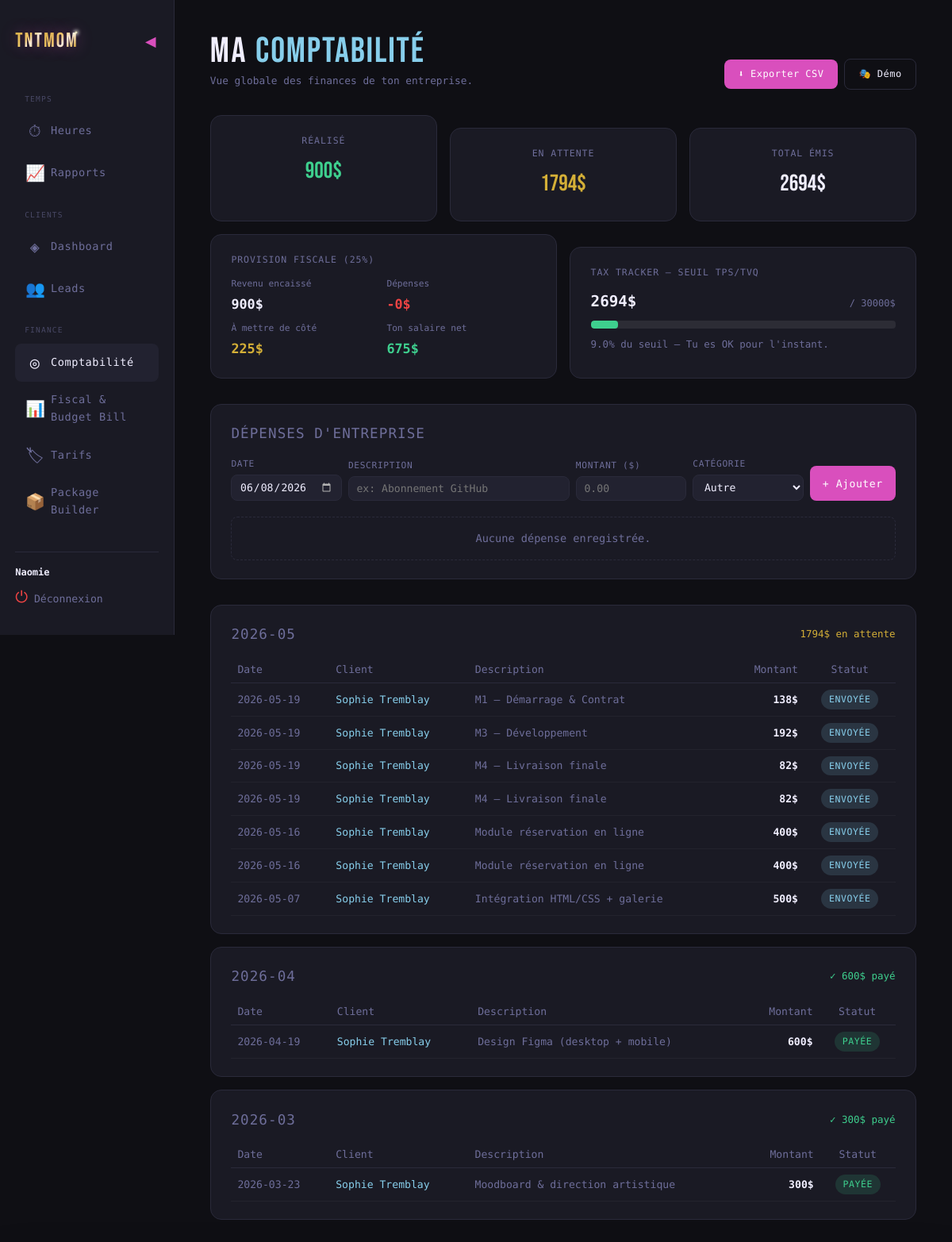
The page /comptabilite (signed in) on the database its author committed.
### tables this page shows
CREATE TABLE factures (
            id              INTEGER PRIMARY KEY AUTOINCREMENT,
            client_id       INTEGER NOT NULL,
            contrat_id      INTEGER,
            numero          TEXT,
            milestone_titre TEXT,
            description     TEXT,
            montant         REAL NOT NULL DEFAULT 0,
            statut          TEXT DEFAULT 'envoyée',
            date_emission   TEXT NOT NULL,
            date_paiement   TEXT, date_echeance TEXT, deleted INTEGER DEFAULT 0,
            FOREIGN KEY(client_id) REFERENCES clients(id) ON DELETE CASCADE
        );

CREATE TABLE clients (
            id         INTEGER PRIMARY KEY AUTOINCREMENT,
            nom        TEXT NOT NULL,
            email      TEXT,
            entreprise TEXT,
            secteur    TEXT,
            notes      TEXT,
            statut     TEXT DEFAULT 'prospect',
            -- statuts possibles : prospect / actif / complété / archivé
            created_at TIMESTAMP DEFAULT CURRENT_TIMESTAMP
        , token TEXT, password TEXT, demo INTEGER DEFAULT 0, rnd INTEGER NOT NULL DEFAULT 0, deleted INTEGER DEFAULT 0);

### routes_admin_compta.py (the view)
@admin_compta_bp.route('/comptabilite')
@login_required
def comptabilite():
    inclure_demo = request.args.get('demo', '0') == '1'
    alertes_retard = verifier_et_mettre_retards(inclure_demo=inclure_demo)
    conn = get_db()
    filtre_demo_sql = '' if inclure_demo else 'AND c.demo = 0'
    factures = conn.execute(f'''
        SELECT f.*, c.nom as client_nom
        FROM factures f
        JOIN clients c ON c.id = f.client_id
        WHERE 1=1 {filtre_demo_sql}
        ORDER BY f.date_emission DESC
    ''').fetchall()
    conn.close()
    mois = OrderedDict()
    total_realise = 0
    total_attente = 0
    for f in factures:
        key = (f['date_emission'] or '')[:7] or 'Sans date'
        if key not in mois:
            mois[key] = {'factures': [], 'total_payee': 0, 'total_attente': 0}
        mois[key]['factures'].append(dict(f))
        montant = float(f['montant'] or 0)
        if f['statut'] == 'payée':
            mois[key]['total_payee'] += montant
            total_realise += montant
        else:
            mois[key]['total_attente'] += montant
            total_attente += montant
    tracker  = calculer_tax_tracker(inclure_demo=inclure_demo)
    provision = calculer_provision_fiscale(inclure_demo=inclure_demo)
    conn = get_db()
    depenses = conn.execute('SELECT * FROM depenses ORDER BY date DESC').fetchall()
    conn.close()
    return render_template('comptabilite.html',
                           mois=mois, total_realise=total_realise, total_attente=total_attente,
                           alertes_retard=alertes_retard, tracker=tracker, provision=provision,
                           depenses=depenses, today=datetime.date.today().isoformat(),
                           inclure_demo=inclure_demo)

### templates/comptabilite.html (shortened to what this page needs)
{% extends "base.html" %}
{% block content %}
<div class="page-header">
    <div>
        <h1 class="page-title">Ma <span class="client-nom" style="font-size:inherit; display:inline-block;">comptabilité</span></h1>
        <div class="page-sub">Vue globale des finances de ton entreprise.</div>
    </div>
    <div style="display: flex; gap: 0.5rem; align-items: center;">
        <a href="/admin/export/csv" class="btn btn-primary" style="font-size: 0.75rem;">⬇ Exporter CSV</a>
        <a href="?demo={{ '0' if inclure_demo else '1' }}"
           class="btn {{ 'btn-danger' if inclure_demo else 'btn-secondary' }}"
           style="font-size: 0.75rem; white-space: nowrap;"
           title="{{ 'Retour aux vrais chiffres' if inclure_demo else 'Afficher avec le client démo' }}">
            {% if inclure_demo %}🎭 Démo ON{% else %}🎭 Démo{% endif %}
        </a>
    </div>
</div>
<div class="compta-stats-3">
    <div class="card" style="text-align: center;">
        <div style="font-size: 0.72rem; color: var(--muted); letter-spacing: 0.08em; margin-bottom: 0.4rem;">RÉALISÉ</div>
        <div style="font-size: 1.8rem; font-family: 'Bebas Neue', sans-serif; color: var(--green);">{{ total_realise | int }}$</div>
    </div>
    <div class="card" style="text-align: center;">
        <div style="font-size: 0.72rem; color: var(--muted); letter-spacing: 0.08em; margin-bottom: 0.4rem;">EN ATTENTE</div>
        <div style="font-size: 1.8rem; font-family: 'Bebas Neue', sans-serif; color: var(--gold);">{{ total_attente | int }}$</div>
    </div>
    <div class="card" style="text-align: center;">
        <div style="font-size: 0.72rem; color: var(--muted); letter-spacing: 0.08em; margin-bottom: 0.4rem;">TOTAL ÉMIS</div>
        <div style="font-size: 1.8rem; font-family: 'Bebas Neue', sans-serif; color: var(--text);">{{ (total_realise + total_attente) | int }}$</div>
    </div>
</div>
<div class="compta-panels-2">
    <div class="card">
        <div style="font-size: 0.72rem; color: var(--muted); letter-spacing: 0.08em; margin-bottom: 0.8rem;">
            PROVISION FISCALE ({{ provision.taux_provision_pct }}%)
        </div>
        <div class="compta-prov-inner">
            <div>
                <div style="font-size: 0.7rem; color: var(--muted); margin-bottom: 0.2rem;">Revenu encaissé</div>
                <div style="font-size: 1.05rem; font-weight: 600;">{{ provision.revenu_brut | int }}$</div>
            </div>
            <div>
                <div style="font-size: 0.7rem; color: var(--muted); margin-bottom: 0.2rem;">Dépenses</div>
                <div style="font-size: 1.05rem; font-weight: 600; color: var(--red, #e05252);">-{{ provision.total_depenses | int }}$</div>
            </div>
            <div>
                <div style="font-size: 0.7rem; color: var(--muted); margin-bottom: 0.2rem;">À mettre de côté</div>
                <div style="font-size: 1.05rem; font-weight: 600; color: var(--gold);">{{ provision.montant_provision | int }}$</div>
            </div>
            <div>
                <div style="font-size: 0.7rem; color: var(--muted); margin-bottom: 0.2rem;">Ton salaire net</div>
                <div style="font-size: 1.05rem; font-weight: 600; color: var(--green);">{{ provision.montant_disponible | int }}$</div>
            </div>
        </div>
    </div>
    <div class="card">
        <div style="font-size: 0.72rem; color: var(--muted); letter-spacing: 0.08em; margin-bottom: 0.8rem;">
            TAX TRACKER — SEUIL TPS/TVQ
        </div>
        <div style="display: flex; justify-content: space-between; align-items: baseline; margin-bottom: 0.5rem; flex-wrap: wrap; gap: 0.3rem;">
            <span style="font-size: 1.2rem; font-weight: 600;">{{ tracker.total_facture | int }}$</span>
            <span style="font-size: 0.75rem; color: var(--muted);">/ {{ tracker.seuil | int }}$</span>
        </div>
        <div role="progressbar"
             aria-valuenow="{{ tracker.pourcentage_vers_seuil }}"
             aria-valuemin="0" aria-valuemax="100"
             aria-label="Progression vers le seuil TPS/TVQ"
             style="background: rgba(255,255,255,0.08); border-radius: 4px; height: 10px; margin-bottom: 0.6rem; overflow: hidden;">
            <div style="height: 100%; border-radius: 4px; width: {{ tracker.pourcentage_vers_seuil }}%;
                        background: {% if tracker.seuil_depasse %}var(--red, #e05252){% elif tracker.alerte_taxes %}var(--gold){% else %}var(--green){% endif %};
                        transition: width 0.4s ease;">
            </div>
        </div>
        <div style="font-size: 0.78rem;">
            {% if tracker.seuil_depasse %}
                <span style="color: var(--red, #e05252); font-weight: 600;">Seuil dépassé — Inscription TPS/TVQ obligatoire!</span>
            {% elif tracker.alerte_taxes %}
                <span style="color: var(--gold);">{{ tracker.pourcentage_vers_seuil }}% — Prépare ton inscription TPS/TVQ</span>
            {% else %}
                <span style="color: var(--muted);">{{ tracker.pourcentage_vers_seuil }}% du seuil — Tu es OK pour l'instant.</span>
            {% endif %}
        </div>
    </div>
</div>
<div class="card" style="margin-bottom: 2rem;">
    <div class="section-title" style="margin-bottom: 1rem;">Dépenses d'entreprise</div>
    <form id="formAjoutDepense" method="POST" action="/depenses/new" class="compta-dep-form">
        <div>
            <label style="font-size: 0.7rem; color: var(--muted); display: block; margin-bottom: 0.25rem;">Date</label>
            <input type="date" name="date" required class="form-control"
                   value="{{ today }}"
                   style="width: 100%; padding: 0.45rem 0.6rem; font-size: 0.82rem;">
        </div>
        <div class="dep-form-desc">
            <label style="font-size: 0.7rem; color: var(--muted); display: block; margin-bottom: 0.25rem;">Description</label>
            <input type="text" name="description" required class="form-control"
                   placeholder="ex: Abonnement GitHub"
                   style="width: 100%; padding: 0.45rem 0.6rem; font-size: 0.82rem;">
        </div>
        <div>
            <label style="font-size: 0.7rem; color: var(--muted); display: block; margin-bottom: 0.25rem;">Montant ($)</label>
            <input type="number" name="montant" required class="form-control"
                   placeholder="0.00" step="0.01" min="0"
                   style="width: 100%; padding: 0.45rem 0.6rem; font-size: 0.82rem;">
        </div>
        <div>
            <label style="font-size: 0.7rem; color: var(--muted); display: block; margin-bottom: 0.25rem;">Catégorie</label>
            <select name="categorie" class="form-control"
                    style="width: 100%; padding: 0.45rem 0.6rem; font-size: 0.82rem;">
                <option value="Autre" selected>Autre</option>
            </select>
        </div>
        <div class="dep-form-btn" style="align-self: end;">
            <button type="submit" class="btn btn-primary" style="white-space: nowrap; min-height: 44px; padding: 0.45rem 1rem;">
                + Ajouter
            </button>
        </div>
    </form>
    {% if depenses %}
    <div class="compta-table-wrap">
        <table style="width: 100%; border-collapse: collapse; font-size: 0.82rem; min-width: 480px;">
            <thead>
                <tr style="border-bottom: 1px solid var(--border);">
                    <th style="text-align: left; padding: 0.4rem 0.5rem; color: var(--muted); font-weight: 400;">Date</th>
                    <th style="text-align: left; padding: 0.4rem 0.5rem; color: var(--muted); font-weight: 400;">Description</th>
                    <th style="text-align: left; padding: 0.4rem 0.5rem; color: var(--muted); font-weight: 400;">Catégorie</th>
                    <th style="text-align: right; padding: 0.4rem 0.5rem; color: var(--muted); font-weight: 400;">Montant</th>
                    <th style="padding: 0.4rem 0.5rem;"></th>
                </tr>
            </thead>
            <tbody>
                {% for d in depenses %}
                <tr style="border-bottom: 1px solid rgba(255,255,255,0.04);">
                    <td style="padding: 0.5rem 0.5rem; color: var(--muted); white-space: nowrap;">{{ d.date }}</td>
                    <td style="padding: 0.5rem 0.5rem;">{{ d.description }}</td>
                    <td style="padding: 0.5rem 0.5rem; color: var(--muted);">{{ d.categorie }}</td>
                    <td style="padding: 0.5rem 0.5rem; text-align: right; color: var(--red, #e05252); font-weight: 600; white-space: nowrap;">-{{ d.montant | int }}$</td>
                    <td style="padding: 0.5rem 0.5rem; text-align: center;">
                        <form method="POST" action="/depenses/{{ d.id }}/delete"
                              onsubmit="return confirm('Supprimer cette dépense?')" style="display: inline;">
                            <button type="submit"
                                    style="background: none; border: none; color: var(--muted); cursor: pointer;
                                           font-size: 0.85rem; padding: 0.3rem 0.5rem; min-width: 32px; min-height: 32px;"
                                    title="Supprimer">✕</button>
                        </form>
                    </td>
                </tr>
                {% endfor %}
            </tbody>
        </table>
    </div>
    {% else %}
    <div class="empty-state" style="padding: 1rem 0;">Aucune dépense enregistrée.</div>
    {% endif %}
</div>
{% if mois %}
    {% for mois_key, data in mois.items() %}
    <div class="card" style="margin-bottom: 1rem;">
        <div style="display: flex; justify-content: space-between; align-items: center; margin-bottom: 0.8rem; flex-wrap: wrap; gap: 0.5rem;">
            <div class="section-title">{{ mois_key }}</div>
            <div style="display: flex; gap: 1rem; font-size: 0.78rem; flex-wrap: wrap;">
                {% if data.total_payee %}
                <span style="color: var(--green);">✓ {{ data.total_payee | int }}$ payé</span>
                {% endif %}
                {% if data.total_attente %}
                <span style="color: var(--gold);">{{ data.total_attente | int }}$ en attente</span>
                {% endif %}
            </div>
        </div>
        <div class="compta-table-wrap">
            <table style="width: 100%; border-collapse: collapse; font-size: 0.82rem; min-width: 420px;">
                <thead>
                    <tr style="border-bottom: 1px solid var(--border);">
                        <th style="text-align: left; padding: 0.4rem 0.5rem; color: var(--muted); font-weight: 400;">Date</th>
                        <th style="text-align: left; padding: 0.4rem 0.5rem; color: var(--muted); font-weight: 400;">Client</th>
                        <th style="text-align: left; padding: 0.4rem 0.5rem; color: var(--muted); font-weight: 400;">Description</th>
                        <th style="text-align: right; padding: 0.4rem 0.5rem; color: var(--muted); font-weight: 400;">Montant</th>
                        <th style="text-align: center; padding: 0.4rem 0.5rem; color: var(--muted); font-weight: 400;">Statut</th>
                    </tr>
                </thead>
                <tbody>
                    {% for f in data.factures %}
                    <tr style="border-bottom: 1px solid rgba(255,255,255,0.04);">
                        <td style="padding: 0.5rem 0.5rem; color: var(--muted); white-space: nowrap;">{{ f.date_emission or '—' }}</td>
                        <td style="padding: 0.5rem 0.5rem;">
                            <a href="/clients/{{ f.client_id }}" style="color: var(--accent2);">{{ f.client_nom }}</a>
                        </td>
                        <td style="padding: 0.5rem 0.5rem; color: var(--muted);">{{ f.milestone_titre or f.description or '—' }}</td>
                        <td style="padding: 0.5rem 0.5rem; text-align: right; font-weight: 600; white-space: nowrap;">{{ f.montant | int }}$</td>
                        <td style="padding: 0.5rem 0.5rem; text-align: center; white-space: nowrap;">
                            {% if f.statut == 'payée' %}
                                <span class="badge badge-actif">payée</span>
                            {% elif f.statut == 'en retard' %}
                                <span class="badge" style="background: rgba(224,82,82,0.15); color: var(--red, #e05252);">en retard</span>
                            {% else %}
                                <span class="badge badge-envoyé">{{ f.statut }}</span>
                            {% endif %}
                        </td>
                    </tr>
                    {% endfor %}
                </tbody>
            </table>
        </div>
    </div>
    {% endfor %}
{% else %}
    <div class="card"><div class="empty-state">Aucune facture pour le moment.</div></div>
{% endif %}
{% endblock %}

### rows shown on the page
factures: date_emission "2026-05-19", client_nom "Sophie Tremblay", milestone_titre "M1 — Démarrage & Contrat", montant "138", statut "ENVOYÉE"
factures: date_emission "2026-05-19", client_nom "Sophie Tremblay", milestone_titre "M3 — Développement", montant "192", statut "ENVOYÉE"
factures: date_emission "2026-05-19", client_nom "Sophie Tremblay", milestone_titre "M4 — Livraison finale", montant "82", statut "ENVOYÉE"
factures: date_emission "2026-05-19", client_nom "Sophie Tremblay", milestone_titre "M4 — Livraison finale", montant "82", statut "ENVOYÉE"
factures: date_emission "2026-05-16", client_nom "Sophie Tremblay", milestone_titre "Module réservation en ligne", montant "400", statut "ENVOYÉE"
factures: date_emission "2026-05-16", client_nom "Sophie Tremblay", milestone_titre "Module réservation en ligne", montant "400", statut "ENVOYÉE"
factures: date_emission "2026-05-07", client_nom "Sophie Tremblay", milestone_titre "Intégration HTML/CSS + galerie", montant "500", statut "ENVOYÉE"
factures: date_emission "2026-04-19", client_nom "Sophie Tremblay", milestone_titre "Design Figma (desktop + mobile)", montant "600", statut "PAYÉE"
factures: date_emission "2026-03-23", client_nom "Sophie Tremblay", milestone_titre "Moodboard & direction artistique", montant "300", statut "PAYÉE"

### other values the page prints
{{ name }} "Naomie"
{{ total_realise | int }} "900"
{{ total_attente | int }} "1794"
{{ (total_realise + total_attente) | int }} "2694"
{{ provision.taux_provision_pct }} "25"
{{ provision.revenu_brut | int }} "900"
{{ provision.total_depenses | int }} "0"
{{ provision.montant_provision | int }} "225"
{{ provision.montant_disponible | int }} "675"
{{ tracker.total_facture | int }} "2694"
{{ tracker.seuil | int }} "30000"
{{ tracker.pourcentage_vers_seuil }} "9.0"
{{ mois_key }} "2026-05" "2026-04" "2026-03"
{{ data.total_attente | int }} "1794"
{{ data.total_payee | int }} "600" "300"
